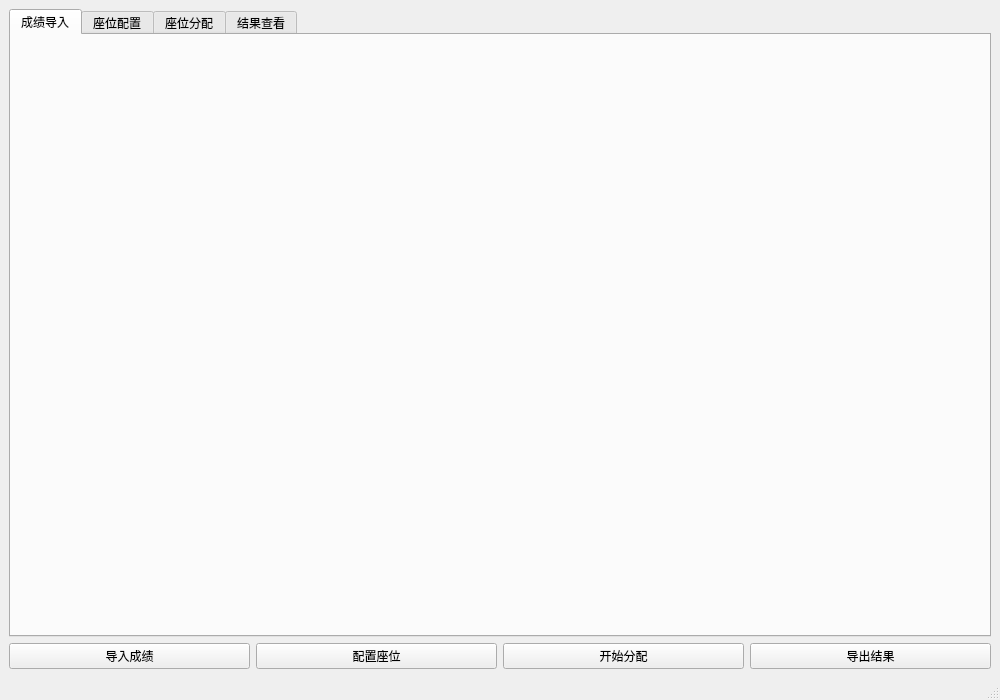
<?xml version="1.0" encoding="UTF-8"?>
<ui version="4.0">
 <class>MainWindow</class>
 <widget class="QMainWindow" name="MainWindow">
  <property name="geometry">
   <rect>
    <x>0</x>
    <y>0</y>
    <width>1000</width>
    <height>700</height>
   </rect>
  </property>
  <property name="windowTitle">
   <string>自动座位分配系统</string>
  </property>
  <widget class="QWidget" name="centralwidget">
   <layout class="QVBoxLayout" name="verticalLayout">
    <item>
     <widget class="QTabWidget" name="tabWidget">
      <widget class="QWidget" name="tab">
       <attribute name="title">
        <string>成绩导入</string>
       </attribute>
      </widget>
      <widget class="QWidget" name="tab_2">
       <attribute name="title">
        <string>座位配置</string>
       </attribute>
      </widget>
      <widget class="QWidget" name="tab_3">
       <attribute name="title">
        <string>座位分配</string>
       </attribute>
      </widget>
      <widget class="QWidget" name="tab_4">
       <attribute name="title">
        <string>结果查看</string>
       </attribute>
      </widget>
     </widget>
    </item>
    <item>
     <layout class="QHBoxLayout" name="horizontalLayout">
      <item>
       <widget class="QPushButton" name="importBtn">
        <property name="text">
         <string>导入成绩</string>
        </property>
       </widget>
      </item>
      <item>
       <widget class="QPushButton" name="configBtn">
        <property name="text">
         <string>配置座位</string>
        </property>
       </widget>
      </item>
      <item>
       <widget class="QPushButton" name="assignBtn">
        <property name="text">
         <string>开始分配</string>
        </property>
       </widget>
      </item>
      <item>
       <widget class="QPushButton" name="exportBtn">
        <property name="text">
         <string>导出结果</string>
        </property>
       </widget>
      </item>
     </layout>
    </item>
   </layout>
  </widget>
  <widget class="QMenuBar" name="menubar">
   <property name="geometry">
    <rect>
     <x>0</x>
     <y>0</y>
     <width>1000</width>
     <height>26</height>
    </rect>
   </property>
  </widget>
  <widget class="QStatusBar" name="statusbar"/>
 </widget>
 <resources/>
 <connections/>
</ui>
